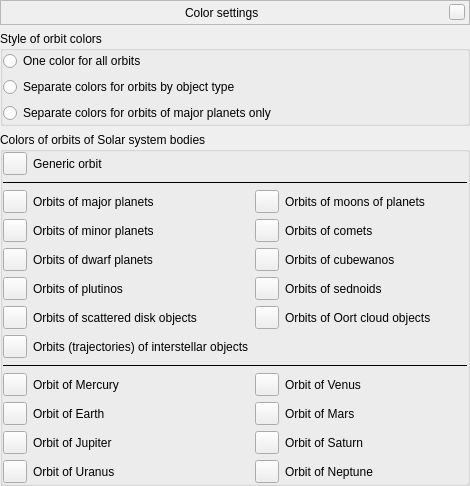
<?xml version="1.0" encoding="UTF-8"?>
<ui version="4.0">
 <class>ConfigureOrbitColorsDialogForm</class>
 <widget class="QWidget" name="ConfigureOrbitColorsDialogForm">
  <property name="geometry">
   <rect>
    <x>0</x>
    <y>0</y>
    <width>470</width>
    <height>482</height>
   </rect>
  </property>
  <layout class="QVBoxLayout" name="verticalLayout">
   <property name="leftMargin">
    <number>0</number>
   </property>
   <property name="topMargin">
    <number>0</number>
   </property>
   <property name="rightMargin">
    <number>0</number>
   </property>
   <property name="bottomMargin">
    <number>0</number>
   </property>
   <item>
    <widget class="BarFrame" name="TitleBar">
     <property name="minimumSize">
      <size>
       <width>16</width>
       <height>25</height>
      </size>
     </property>
     <property name="maximumSize">
      <size>
       <width>16777215</width>
       <height>25</height>
      </size>
     </property>
     <property name="frameShape">
      <enum>QFrame::StyledPanel</enum>
     </property>
     <layout class="QHBoxLayout">
      <property name="leftMargin">
       <number>0</number>
      </property>
      <property name="topMargin">
       <number>0</number>
      </property>
      <property name="rightMargin">
       <number>4</number>
      </property>
      <property name="bottomMargin">
       <number>0</number>
      </property>
      <item>
       <spacer>
        <property name="orientation">
         <enum>Qt::Horizontal</enum>
        </property>
        <property name="sizeHint" stdset="0">
         <size>
          <width>40</width>
          <height>20</height>
         </size>
        </property>
       </spacer>
      </item>
      <item>
       <widget class="QLabel" name="stelWindowTitle">
        <property name="palette">
         <palette>
          <active/>
          <inactive/>
          <disabled/>
         </palette>
        </property>
        <property name="font">
         <font/>
        </property>
        <property name="text">
         <string>Color settings</string>
        </property>
       </widget>
      </item>
      <item>
       <spacer>
        <property name="orientation">
         <enum>Qt::Horizontal</enum>
        </property>
        <property name="sizeHint" stdset="0">
         <size>
          <width>40</width>
          <height>20</height>
         </size>
        </property>
       </spacer>
      </item>
      <item>
       <widget class="QPushButton" name="closeStelWindow">
        <property name="minimumSize">
         <size>
          <width>16</width>
          <height>16</height>
         </size>
        </property>
        <property name="maximumSize">
         <size>
          <width>16</width>
          <height>16</height>
         </size>
        </property>
        <property name="focusPolicy">
         <enum>Qt::NoFocus</enum>
        </property>
        <property name="text">
         <string/>
        </property>
       </widget>
      </item>
     </layout>
    </widget>
   </item>
   <item>
    <widget class="QGroupBox" name="ocsGroupBox">
     <property name="title">
      <string>Style of orbit colors</string>
     </property>
     <layout class="QVBoxLayout" name="verticalLayout_2">
      <property name="leftMargin">
       <number>0</number>
      </property>
      <property name="topMargin">
       <number>0</number>
      </property>
      <property name="rightMargin">
       <number>0</number>
      </property>
      <property name="bottomMargin">
       <number>0</number>
      </property>
      <item>
       <widget class="QRadioButton" name="oneColorRadioButton">
        <property name="text">
         <string>One color for all orbits</string>
        </property>
       </widget>
      </item>
      <item>
       <widget class="QRadioButton" name="groupsRadioButton">
        <property name="text">
         <string>Separate colors for orbits by object type</string>
        </property>
       </widget>
      </item>
      <item>
       <widget class="QRadioButton" name="majorPlanetsRadioButton">
        <property name="text">
         <string>Separate colors for orbits of major planets only</string>
        </property>
       </widget>
      </item>
     </layout>
    </widget>
   </item>
   <item>
    <widget class="QGroupBox" name="colorsGroupBox">
     <property name="baseSize">
      <size>
       <width>0</width>
       <height>2</height>
      </size>
     </property>
     <property name="title">
      <string>Colors of orbits of Solar system bodies</string>
     </property>
     <layout class="QGridLayout" name="gridLayout_18">
      <property name="leftMargin">
       <number>0</number>
      </property>
      <property name="topMargin">
       <number>0</number>
      </property>
      <property name="rightMargin">
       <number>0</number>
      </property>
      <property name="bottomMargin">
       <number>0</number>
      </property>
      <item row="2" column="1">
       <widget class="QLabel" name="labelGroupsMajorPlanetsColor">
        <property name="text">
         <string>Orbits of major planets</string>
        </property>
       </widget>
      </item>
      <item row="6" column="3">
       <widget class="QLabel" name="labelGroupsOCOColor">
        <property name="text">
         <string>Orbits of Oort cloud objects</string>
        </property>
       </widget>
      </item>
      <item row="3" column="1">
       <widget class="QLabel" name="labelGroupsMinorPlanetsColor">
        <property name="toolTip">
         <string/>
        </property>
        <property name="text">
         <string>Orbits of minor planets</string>
        </property>
       </widget>
      </item>
      <item row="2" column="3">
       <widget class="QLabel" name="labelGroupsMoonsColor">
        <property name="text">
         <string>Orbits of moons of planets</string>
        </property>
       </widget>
      </item>
      <item row="12" column="3">
       <widget class="QLabel" name="labelMPNeptune">
        <property name="toolTip">
         <string/>
        </property>
        <property name="text">
         <string>Orbit of Neptune</string>
        </property>
       </widget>
      </item>
      <item row="11" column="1">
       <widget class="QLabel" name="labelMPJupiter">
        <property name="text">
         <string>Orbit of Jupiter</string>
        </property>
       </widget>
      </item>
      <item row="10" column="1">
       <widget class="QLabel" name="labelMPEarth">
        <property name="text">
         <string>Orbit of Earth</string>
        </property>
       </widget>
      </item>
      <item row="4" column="1">
       <widget class="QLabel" name="labelGroupsDwarfPlanetsColor">
        <property name="text">
         <string>Orbits of dwarf planets</string>
        </property>
       </widget>
      </item>
      <item row="11" column="3">
       <widget class="QLabel" name="labelMPSaturn">
        <property name="toolTip">
         <string/>
        </property>
        <property name="text">
         <string>Orbit of Saturn</string>
        </property>
       </widget>
      </item>
      <item row="3" column="3">
       <widget class="QLabel" name="labelGroupsCometsColor">
        <property name="text">
         <string>Orbits of comets</string>
        </property>
       </widget>
      </item>
      <item row="5" column="1">
       <widget class="QLabel" name="labelGroupsPlutinosColor">
        <property name="text">
         <string>Orbits of plutinos</string>
        </property>
       </widget>
      </item>
      <item row="0" column="1">
       <widget class="QLabel" name="labelGenericOrbitColor">
        <property name="toolTip">
         <string/>
        </property>
        <property name="text">
         <string>Generic orbit</string>
        </property>
       </widget>
      </item>
      <item row="7" column="1">
       <widget class="QLabel" name="labelGroupsInterstellarColor">
        <property name="text">
         <string>Orbits (trajectories) of interstellar objects</string>
        </property>
       </widget>
      </item>
      <item row="4" column="3">
       <widget class="QLabel" name="labelGroupsCubewanosColor">
        <property name="text">
         <string>Orbits of cubewanos</string>
        </property>
       </widget>
      </item>
      <item row="9" column="3">
       <widget class="QLabel" name="labelMPVenus">
        <property name="text">
         <string>Orbit of Venus</string>
        </property>
       </widget>
      </item>
      <item row="5" column="3">
       <widget class="QLabel" name="labelGroupsSednoidsColor">
        <property name="text">
         <string>Orbits of sednoids</string>
        </property>
       </widget>
      </item>
      <item row="6" column="1">
       <widget class="QLabel" name="labelGroupsSDOColor">
        <property name="text">
         <string>Orbits of scattered disk objects</string>
        </property>
       </widget>
      </item>
      <item row="12" column="1">
       <widget class="QLabel" name="labelMPUranus">
        <property name="text">
         <string>Orbit of Uranus</string>
        </property>
       </widget>
      </item>
      <item row="10" column="3">
       <widget class="QLabel" name="labelMPMars">
        <property name="text">
         <string>Orbit of Mars</string>
        </property>
       </widget>
      </item>
      <item row="9" column="1">
       <widget class="QLabel" name="labelMPMercury">
        <property name="text">
         <string>Orbit of Mercury</string>
        </property>
       </widget>
      </item>
      <item row="0" column="0">
       <widget class="QToolButton" name="colorGenericOrbits">
        <property name="toolTip">
         <string>Color of generic orbit</string>
        </property>
       </widget>
      </item>
      <item row="2" column="0">
       <widget class="QToolButton" name="colorGroupsMajorPlanetsOrbits">
        <property name="toolTip">
         <string>Color of major planet orbits</string>
        </property>
       </widget>
      </item>
      <item row="3" column="0">
       <widget class="QToolButton" name="colorGroupsMinorPlanetsOrbits">
        <property name="toolTip">
         <string>Color of minor planet orbits</string>
        </property>
       </widget>
      </item>
      <item row="4" column="0">
       <widget class="QToolButton" name="colorGroupsDwarfPlanetsOrbits">
        <property name="toolTip">
         <string>Color of dwarf planet orbits</string>
        </property>
       </widget>
      </item>
      <item row="5" column="0">
       <widget class="QToolButton" name="colorGroupsPlutinosOrbits">
        <property name="toolTip">
         <string>Color of plutino orbits</string>
        </property>
       </widget>
      </item>
      <item row="6" column="0">
       <widget class="QToolButton" name="colorGroupsSDOOrbits">
        <property name="toolTip">
         <string>Color of scattered disk object orbits</string>
        </property>
       </widget>
      </item>
      <item row="7" column="0">
       <widget class="QToolButton" name="colorGroupsInterstellarOrbits">
        <property name="toolTip">
         <string>Color of interstellar objects' orbits</string>
        </property>
       </widget>
      </item>
      <item row="2" column="2">
       <widget class="QToolButton" name="colorGroupsMoonsOrbits">
        <property name="toolTip">
         <string>Color of planet moon orbits</string>
        </property>
       </widget>
      </item>
      <item row="3" column="2">
       <widget class="QToolButton" name="colorGroupsCometsOrbits">
        <property name="toolTip">
         <string>Color of comet orbits</string>
        </property>
       </widget>
      </item>
      <item row="4" column="2">
       <widget class="QToolButton" name="colorGroupsCubewanosOrbits">
        <property name="toolTip">
         <string>Color of cubewano orbits</string>
        </property>
       </widget>
      </item>
      <item row="5" column="2">
       <widget class="QToolButton" name="colorGroupsSednoidsOrbits">
        <property name="toolTip">
         <string>Color of sednoid orbits</string>
        </property>
        <property name="text">
         <string/>
        </property>
       </widget>
      </item>
      <item row="6" column="2">
       <widget class="QToolButton" name="colorGroupsOCOOrbits">
        <property name="toolTip">
         <string>Color of Oort cloud object orbits</string>
        </property>
       </widget>
      </item>
      <item row="9" column="0">
       <widget class="QToolButton" name="colorMPMercuryOrbit">
        <property name="toolTip">
         <string>Color of Mercury orbit</string>
        </property>
       </widget>
      </item>
      <item row="10" column="0">
       <widget class="QToolButton" name="colorMPEarthOrbit">
        <property name="toolTip">
         <string>Color of Earth orbit</string>
        </property>
       </widget>
      </item>
      <item row="11" column="0">
       <widget class="QToolButton" name="colorMPJupiterOrbit">
        <property name="toolTip">
         <string>Color of Jupiter orbit</string>
        </property>
       </widget>
      </item>
      <item row="9" column="2">
       <widget class="QToolButton" name="colorMPVenusOrbit">
        <property name="toolTip">
         <string>Color of Venus orbit</string>
        </property>
       </widget>
      </item>
      <item row="10" column="2">
       <widget class="QToolButton" name="colorMPMarsOrbit">
        <property name="toolTip">
         <string>Color of Mars orbit</string>
        </property>
       </widget>
      </item>
      <item row="11" column="2">
       <widget class="QToolButton" name="colorMPSaturnOrbit">
        <property name="toolTip">
         <string>Color of Saturn orbit</string>
        </property>
       </widget>
      </item>
      <item row="12" column="0">
       <widget class="QToolButton" name="colorMPUranusOrbit">
        <property name="toolTip">
         <string>Color of Uranus orbit</string>
        </property>
       </widget>
      </item>
      <item row="12" column="2">
       <widget class="QToolButton" name="colorMPNeptuneOrbit">
        <property name="toolTip">
         <string>Color of Neptune orbit</string>
        </property>
       </widget>
      </item>
      <item row="1" column="0" colspan="5">
       <widget class="Line" name="line1">
        <property name="frameShadow">
         <enum>QFrame::Plain</enum>
        </property>
        <property name="orientation">
         <enum>Qt::Horizontal</enum>
        </property>
       </widget>
      </item>
      <item row="8" column="0" colspan="5">
       <widget class="Line" name="line2">
        <property name="frameShadow">
         <enum>QFrame::Plain</enum>
        </property>
        <property name="orientation">
         <enum>Qt::Horizontal</enum>
        </property>
       </widget>
      </item>
     </layout>
    </widget>
   </item>
  </layout>
 </widget>
 <customwidgets>
  <customwidget>
   <class>BarFrame</class>
   <extends>QFrame</extends>
   <header>Dialog.hpp</header>
   <container>1</container>
  </customwidget>
 </customwidgets>
 <resources/>
 <connections/>
</ui>
